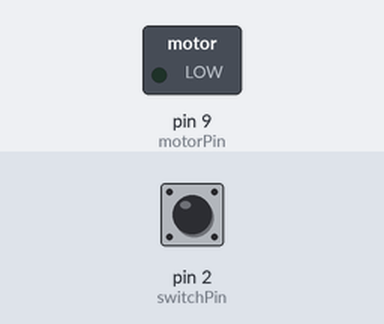
The sketch below on a simulated Arduino Uno, built with avr-gcc and run on an emulated ATmega328P. On the bench: switched loads named in the sketch (green lamp = pin HIGH). The test bench sets the inputs (shaded band); at power-on: pin 2 (switchPin) LOW. What the sketch prints to the serial monitor is not drawn.

Above: at 1.2 s.
1.3 s: pin 2 (switchPin) pulled HIGH for 0.15 s
At 1.37 s:
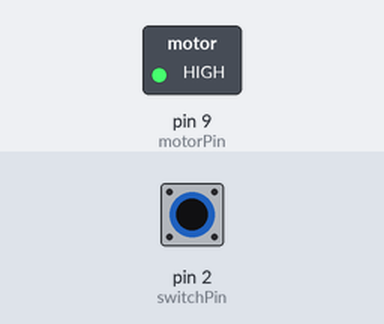
2.9 s: pin 2 (switchPin) pulled HIGH for 3.2 s
At 7.0 s:
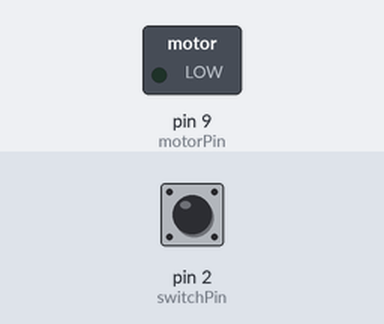
Timing chart, 0 to 8.5 s (numbered marks = the images above; inputs shaded):
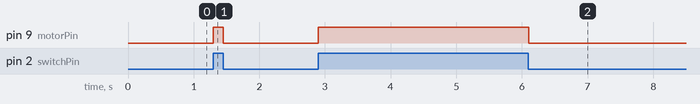

Measured:
- after the input at 1.3 s, pin 9 (motorPin): LOW → HIGH at once, → LOW 0.15 s later
- after the input at 2.9 s, pin 9 (motorPin): LOW → HIGH at once, → LOW 3.2 s later

The sketch:

sketch_jun30b.ino
```cpp
const int switchPin = 2;
const int motorPin = 9;

int switchState = 0;

void setup() {

  Serial.begin(9600);

  // put your setup code here, to run once:
  pinMode(motorPin, OUTPUT);
  pinMode(switchPin, INPUT);

}

void loop() {

  // put your main code here, to run repeatedly:

  switchState = digitalRead(switchPin);

  Serial.print(switchState);

  if(switchState  == HIGH){
   digitalWrite(motorPin,HIGH);
  } else {
   digitalWrite(motorPin,LOW);
  }
}
```
